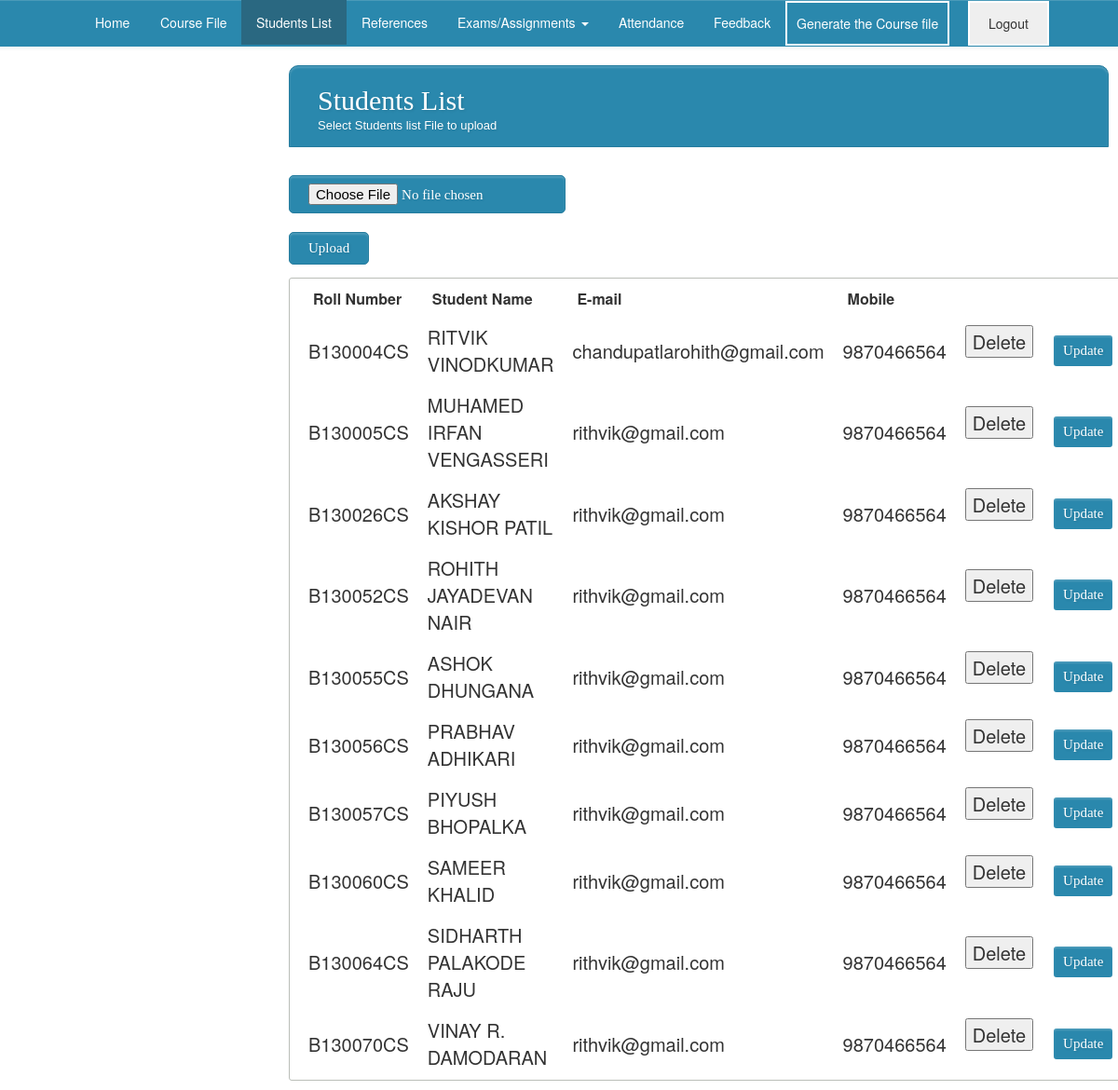
Page /student_list.php (signed in) on the committed database.
### tables this page shows
CREATE TABLE `STUDENT` (
  `student_id` varchar(20) NOT NULL,
  `student_name` varchar(50) NOT NULL,
  `email` varchar(50) DEFAULT NULL,
  `mobile` varchar(13) NOT NULL,
  PRIMARY KEY (`student_id`)
);

### student_list.php (the view, shortened to what this page needs)
<?php
$course_id = $_SESSION[course_id];
?>
<html>
<head>
	<link rel="stylesheet" href="css/bootstrap-theme.css" />
	<link rel="stylesheet" href="css/bootstrap.css" />
	<link rel="stylesheet" href="font/css/font-awesome.css">
	<link rel="stylesheet" href="css/form.css" />
	<link rel="stylesheet" href="css/examples1.css" />
 <?php include('db.php'); ?>
</head>
<body>
<?php
include('subnavbar.php');
?>
<div class="col-sm-3"></div>
<div class="col-sm-9"  id="right-bar">
		<div id="students-list" width="100%">
		<div class="form-style-10">
		<form name="import" method="post" enctype="multipart/form-data">
		    <h1>Students List <span>Select Students list File to upload</span></h1>
		    <div class="button-section">
		    <input type="file" name="file" id="fileToUpload"><br>
		    <input type="submit" value="Upload" id="students_button" name="uploadStudent">
		   </div>
		</form>
		</div>
			<table style="padding:10px;">
			<tr>
			<th class="col-xs-4">Roll Number</th>
			<th class="col-xs-4">Student Name</th>
			<th class="col-xs-4">E-mail</th>
			<th class="col-xs-2">Mobile</th>
			<th class="col-xs-1"></th></tr>
			<?php
			$sql="SELECT a.student_id,a.student_name,a.email,a.mobile
				FROM STUDENT a,STUDENT_COURSE b
				WHERE a.student_id=b.student_id and b.course_id='$course_id' ";
			$result = mysqli_query($conn,$sql);
			if(mysqli_num_rows($result) > 0)
			{
			$i=0;
			 while($row = mysqli_fetch_assoc($result))
				{
			echo "<tr>
			<td> " . $row[student_id] . "</td>
			<td> " . $row[student_name] . "</td>
			<td> " . $row[email] . "</td>
			<td> " . $row[mobile] . "</td>";
?>
			<td><form method='post' enctype='multipart/form-data' onsubmit="return confirm('Are you sure you want to delete the account?');">
<?php			echo "<input name='student_id' type='text' value ='" . $row[student_id] . " 'hidden>
			<input type='submit' name='delete-student' value ='Delete'>
			</form></td>
		<div class='container'>
  	<td><button type='button' class='btn btn-info btn-lg' data-toggle='modal' data-target='#myModal" . $i . "'>Update</button></td>
 		 <div class='modal fade' id='myModal" . $i . "' role='dialog'>
 		   <div class='modal-dialog'>
     			 <div class='modal-content'>
        			<div class='modal-header'>
          				<button type='button' class='close' data-dismiss='modal'>&times;</button>
          					<h4 class='modal-title'>Modal Header</h4>
       				 </div>
        		<div class='modal-body'>
			 <form method='post' enctype='multipart/form-data'>
			<input name='student_id' type='text' value ='" . $row[student_id] . " 'hidden>
			<input name='student_name'  type='text' value ='" . $row[student_name] . "'>
			<input name='email'  type='text' value ='" . $row[email] . "'>
			<input name='mobile' type='text' value ='" . $row[mobile] . "'>
			<input type='submit' name='update-student' value ='Update'>
			</form>
        			</div>
        		<div class='modal-footer'>
          		<button type='button' class='btn btn-default' data-dismiss='modal'>Close</button>
       			 </div>
      		</div>
    		</div>
  	</div>
</div></tr>";
$i++;
					}
				}
				else
				{
					echo 'Students are not available';
				}
				?>
			</table>
		</div>
	</div>
</body>

### css/form.css (style rules this page uses)
.form-style-10 h1 { background: #2A88AD; padding: 20px 30px 15px 30px; margin: -30px -30px 30px -30px; border-radius: 10px 10px 0 0; -webkit-border-radius: 10px 10px 0 0; -moz-border-radius: 10px 10px 0 0; color: #fff; text-shadow: 1px 1px 3px rgba(0, 0, 0, 0.12); font: normal 30px 'Bitter', serif; -moz-box-shadow: inset 0px 2px 2px 0px rgba(255, 255, 255, 0.17); -webkit-box-shadow: inset 0px 2px 2px 0px rgba(255, 255, 255, 0.17); box-shadow: inset 0px 2px 2px 0px rgba(255, 255, 255, 0.17); border: 1px solid #257C9E; }
.form-style-10 h1 > span { display: block; margin-top: 2px; font: 13px Arial, Helvetica, sans-serif; }
.form-style-10 input[type="button"], .form-style-10 input[type="submit"], .form-style-10 input[type="file"],.btn { background: #2A88AD; padding: 8px 20px 8px 20px; border-radius: 5px; -webkit-border-radius: 5px; -moz-border-radius: 5px; color: #fff; text-shadow: 1px 1px 3px rgba(0, 0, 0, 0.12); font: normal 30px 'Bitter', serif; -moz-box-shadow: inset 0px 2px 2px 0px rgba(255, 255, 255, 0.17); -webkit-box-shadow: inset 0px 2px 2px 0px rgba(255, 255, 255, 0.17); box-shadow: inset 0px 2px 2px 0px rgba(255, 255, 255, 0.17); border: 1px solid #257C9E; font-size: 15px; }

### css/examples1.css (style rules this page uses)
table { border-collapse: separate; border: 1px solid #babeb8; border-radius : 3px ; width : 100%; }
tbody > tr > td { cursor:pointer; //border-bottom:1px solid black; font-size: 20px; padding : 15px 10px 0px 10px; }
.form-style-10 h1 { margin: -10px 0px 30px 0px; }
#right-bar { padding : 10px; margin : auto; }
.btn { padding: 8px 10px 8px 10px; border: solid white 2px; }

### rows in the picture
student: student_id "B130004CS", student_name "RITVIK VINODKUMAR", email "chandupatlarohith@gmail.com", mobile "9870466564"
student: student_id "B130005CS", student_name "MUHAMED IRFAN VENGASSERI", email "rithvik@gmail.com", mobile "9870466564"
student: student_id "B130026CS", student_name "AKSHAY KISHOR PATIL", email "rithvik@gmail.com", mobile "9870466564"
student: student_id "B130052CS", student_name "ROHITH JAYADEVAN NAIR", email "rithvik@gmail.com", mobile "9870466564"
student: student_id "B130055CS", student_name "ASHOK DHUNGANA", email "rithvik@gmail.com", mobile "9870466564"
student: student_id "B130056CS", student_name "PRABHAV ADHIKARI", email "rithvik@gmail.com", mobile "9870466564"
student: student_id "B130057CS", student_name "PIYUSH BHOPALKA", email "rithvik@gmail.com", mobile "9870466564"
student: student_id "B130060CS", student_name "SAMEER KHALID", email "rithvik@gmail.com", mobile "9870466564"
student: student_id "B130064CS", student_name "SIDHARTH PALAKODE RAJU", email "rithvik@gmail.com", mobile "9870466564"
student: student_id "B130070CS", student_name "VINAY R. DAMODARAN", email "rithvik@gmail.com", mobile "9870466564"
